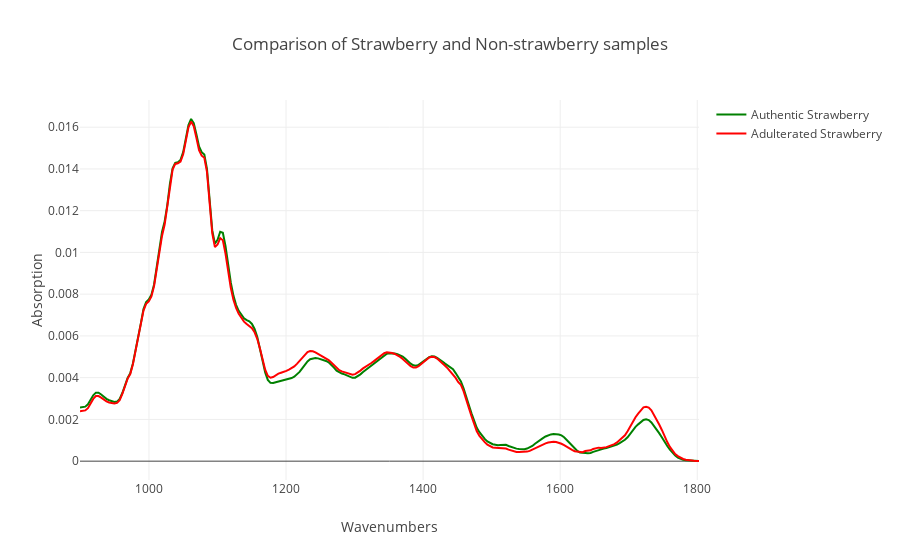

Here is the notebook cell this chart was saved with:
### Code cell
data1 = go.Scatter(x = x_fruit_avg.index, y = x_fruit_avg, line = dict(color = 'green'), name = 'Authentic Strawberry')
data2 = go.Scatter(x = x_non_fruit_avg.index, y = x_non_fruit_avg, line = dict(color='red'), name = 'Adulterated Strawberry')
layout = go.Layout(title = 'Comparison of Strawberry and Non-strawberry samples', xaxis = dict(title = 'Wavenumbers'),
                  yaxis = dict(title = 'Absorption'))
fig = dict(data = [data1, data2], layout = layout)

py.iplot(fig)

### Figure 1 — Plotly figure (JSON) as saved in the notebook; plotly's stock layout.template omitted (floating-point values rounded to 4 significant figures; data arrays with more than 128 entries replaced by an {"elided": "..."} marker saying what was removed)
{"data": [{"line": {"color": "green"}, "name": "Authentic Strawberry", "type": "scatter", "x": {"elided": "235 float values"}, "y": {"elided": "235 float values"}}, {"line": {"color": "red"}, "name": "Adulterated Strawberry", "type": "scatter", "x": {"elided": "235 float values"}, "y": {"elided": "235 float values"}}], "layout": {"title": "Comparison of Strawberry and Non-strawberry samples", "xaxis": {"title": "Wavenumbers"}, "yaxis": {"title": "Absorption"}}}
